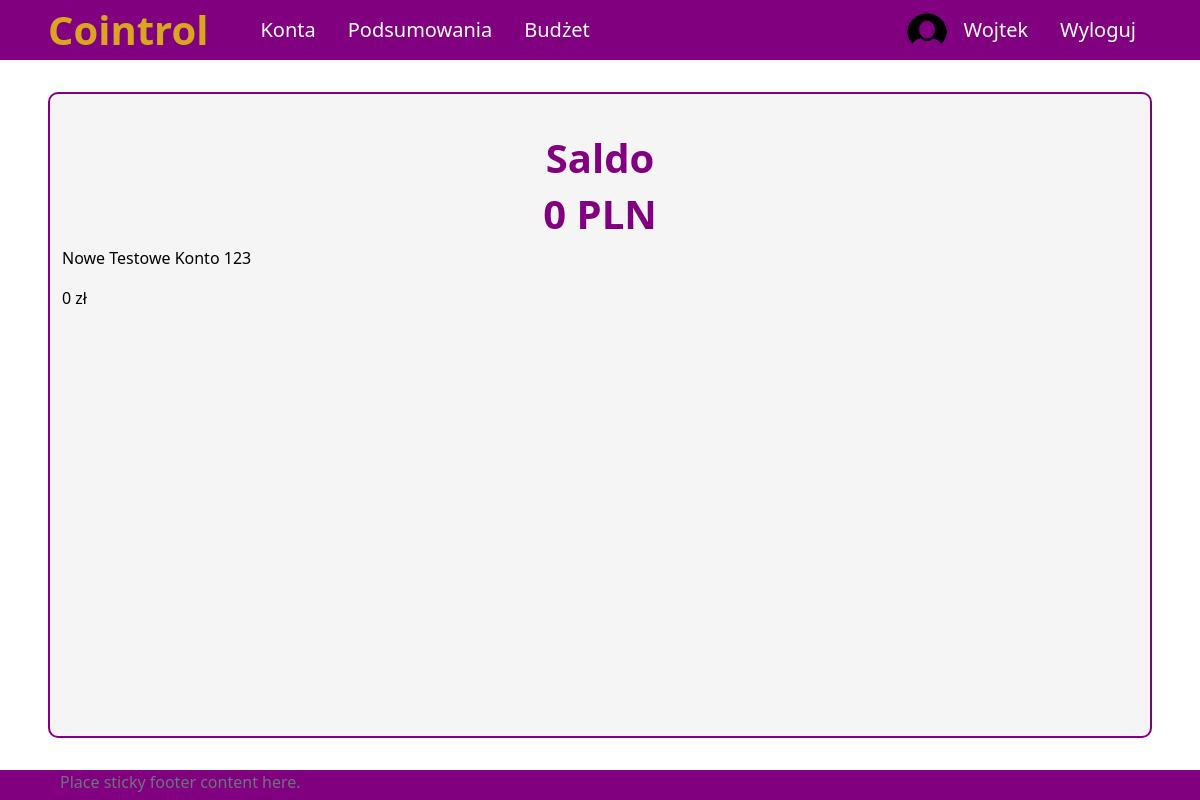
Before: / (signed in) with the older database file.
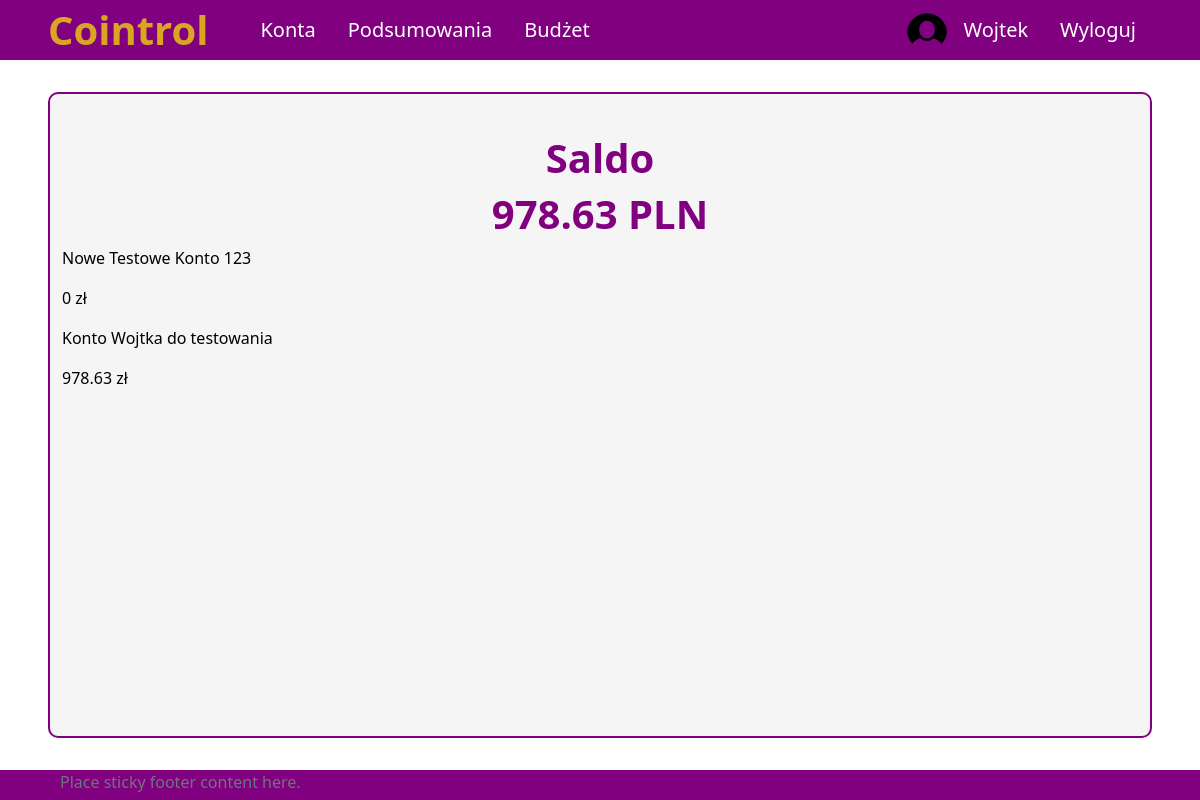
After: the same page with the newer database file.
### aplication/models.py (models this page shows, shortened)
class Account(models.Model):
    owner = models.ForeignKey(Profile, null=True, blank=True, on_delete=models.CASCADE)
    name = models.CharField(max_length=255)
    is_shared = models.BooleanField(default=False)
    id = models.UUIDField(default=uuid.uuid4, unique=True,
                            primary_key=True, editable=False)
    def __str__(self):
        return self.name
    def calculate_balance(self):
        balance = 0
        transactions = Transaction.objects.filter(id_account=self)
        for transaction in transactions:
            balance += transaction.converted_amount
        return balance

class Transaction(models.Model):
    id_account = models.ForeignKey(Account, on_delete=models.CASCADE)
    id_user = models.ForeignKey(Profile, on_delete=models.SET_NULL, null=True) #konto z którego dokonano transakcji zostało usunięte ale transakcja ma pozostać
    id_subcategory = models.ForeignKey(Subcategory, on_delete=models.SET_NULL, null=True) #umozliwienie usuniecia kategorii i podkategorii bez usuniecia transakcji
    name = models.CharField(max_length=255)
    is_periodic = models.BooleanField(default=False)
    amount = models.DecimalField(max_digits=10, decimal_places=2)
    converted_amount = models.DecimalField(max_digits=10, decimal_places=2)
    transaction_date = models.DateField()
    description = models.CharField(max_length=255, blank=True, null=True)
    id = models.UUIDField(default=uuid.uuid4, unique=True,
                            primary_key=True, editable=False)

### aplication/views.py (the view)
# urls.py: 2. Add a URL to urlpatterns:  path('', views.home, name='home')
def home(request):
    if request.user.is_authenticated:
        balance = 0
        acc = Account.objects.filter(owner=request.user.profile)
        for a in acc:
            balance += a.calculate_balance()
        context = {
            "accounts": acc,
            'profile_balance': balance
        }
        return render(request, 'application/home-login.html', context)
    else:
        return render(request, 'application/home-logout.html')

### templates/application/home-login.html (shortened to what this page needs)
{% extends 'application/base.html' %}
{% block content %}
    <div class="title">
        <h1>Saldo</h1>
        <h1>{{ profile_balance }} PLN</h1>
    </div>
    <div class="content">
        {% for acc in accounts %}
            <div class="account">
                <p>{{ acc }}</p>
                <p>{{ acc.calculate_balance }} zł</p>
            </div>
        {% endfor %}
    </div>
{% endblock  %}

Changed rows visible on the page:
added Account: name "Konto Wojtka do testowania", calculate_balance "978.63"
Other visible differences:
{{ profile_balance }}: "0" → "978.63"
